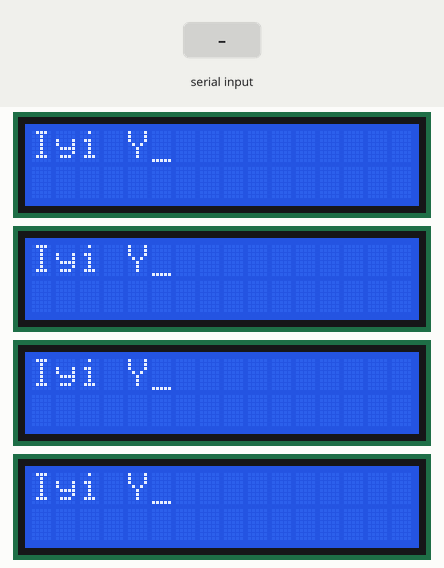
Recording of a sketch running on a simulated Arduino Uno, built with avr-gcc and run on an emulated ATmega328P. Shown: 4 × 16×2 character LCD. The inputs (shaded band) are chosen by the test bench. No radio packets arrive unless stated; what the sketch prints to the serial monitor is not drawn.

Above: at 1.4 s.
1.5 s: "30,150\n" received over Serial
At 3.7 s:
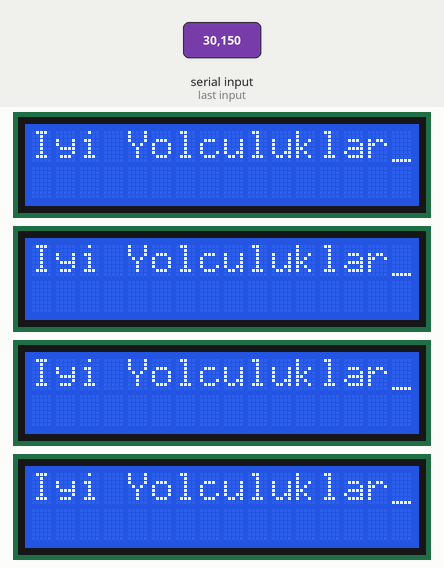
At 4.8 s:
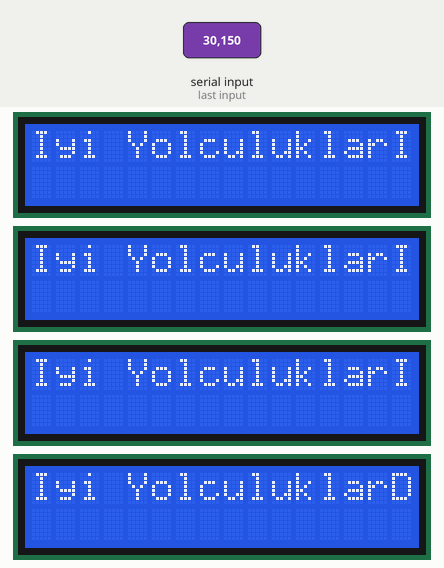
5.3 s: "90,45\n" received over Serial
8.3 s: "5\n" received over Serial
At 13.1 s:
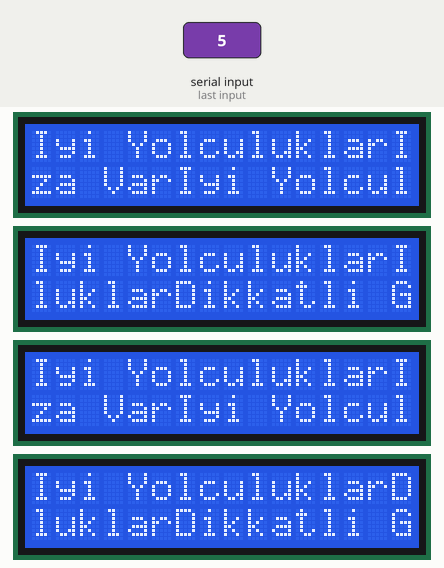
Timing chart, 0 to 14.6 s (numbered marks = the images above; inputs shaded):
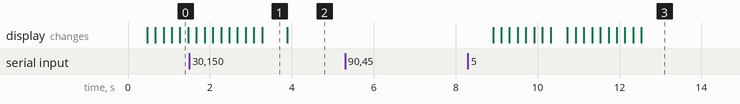

The sketch:

lcd.ino
```cpp
#include <LiquidCrystal.h>
#include <SPI.h>
#include <nRF24L01.h>
#include <RF24.h>
#include <printf.h>

RF24 radio(9, 10); // CE, CSN
const byte address[6] = "10110";

LiquidCrystal lcd_left_1(7, 3, A2, A3, A4, A5);
LiquidCrystal lcd_right_1(7, 5, A2, A3, A4, A5);
LiquidCrystal lcd_left_2(7, 6, A2, A3, A4, A5);
LiquidCrystal lcd_right_2(7, 4, A2, A3, A4, A5);

char status_normal[] = "Iyi Yolculuklar";
char status_crash[] = "Ileride Kaza Var"; // Kazaya Uzak Ekran
char status_crash2[] = "Dikkatli Geciniz"; // Kazaya Yakın Ekran

int command_received = 0; // Bilgisayardan gelen komut

int alarm_section = 0; // Bilgisayardan gelen komut eğer doğru formatta ise buraya atanacak. Onaylanmış ve doğru komut.

void set_lcd(LiquidCrystal lcd) {
  lcd.clear();
  lcd.leftToRight();
  lcd.setCursor(16, 1);
  lcd.autoscroll();
  delay(50);
}

void setup() {
  //Bilgisayar ile iletişime geçmek için gereken ayarlar
  Serial.begin(9600);
  Serial.setTimeout(1);

  //NRF Ayarları
  radio.begin();                  //Starting the Wireless communication
  radio.openWritingPipe(address); //Setting the address where we will send the data
  radio.setPALevel(RF24_PA_MIN);  //You can set it as minimum or maximum depending on the distance between the transmitter and receiver.
  radio.stopListening();          //This sets the module as transmitter
  printf_begin();
  radio.printDetails();

  //Ekran Ayarları
  lcd_left_1.begin(116, 2); //16 colums and 2 rows
  lcd_left_1.cursor();
  lcd_right_1.begin(16, 2); //16 colums and 2 rows
  lcd_right_1.cursor();
  lcd_left_2.begin(16, 2); //16 colums and 2 rows
  lcd_left_2.cursor();
  lcd_right_2.begin(16, 2); //16 colums and 2 rows
  lcd_right_2.cursor();


}


// Alarm kodları için https://github.com/mtalhagaoglu/-DTP44-Arduino-Haberle-me


void loop() {

  if (Serial.available()) {
    command_received = Serial.readString().toInt();
    if (command_received < 100) {
      alarm_section = command_received;
      Serial.println("Komut: " + command_received);
      bool is_received = radio.write(&command_received, sizeof(command_received));
      Serial.println("4444");
      if (is_received) {
        Serial.println("Komut Gönderildi");
      } else {
        Serial.println("Komut Gönderilemedi");
      }
    }
  }
  Serial.println("-----");

  set_lcd(lcd_left_1);
  set_lcd(lcd_right_1);
  set_lcd(lcd_left_2);
  set_lcd(lcd_right_2);
  for (int i = 0; i < strlen(status_crash); i++) {
    if (alarm_section == 0) {
      if (i < strlen(status_normal)) {
        lcd_left_1.print(status_normal[i]);
        lcd_left_2.print(status_normal[i]);
        lcd_right_1.print(status_normal[i]);
        lcd_right_2.print(status_normal[i]);
      }
    } else {
      if (alarm_section <= 50) { // emergency in right lane
        if (i < strlen(status_normal)) {
          lcd_left_1.print(status_normal[i]);
          lcd_left_2.print(status_normal[i]);
          if (alarm_section < (50 / 3)) {
            lcd_right_2.print(status_crash2[i]);
          }
        }

        if (alarm_section < (50 / 3)) { //İlk Kısım
          lcd_right_1.print(status_crash2[i]);

        } else if (alarm_section < 2 * (50 / 3)) { //Orta Kısım
          lcd_right_1.print(status_crash[i]);
          lcd_right_2.print(status_crash2[i]);
        } else { // Son Kısım
          lcd_right_1.print(status_crash[i]);
          lcd_right_2.print(status_crash[i]);
        }

      } else { // emergency in left lane
        if (i < strlen(status_normal)) {
          lcd_right_1.print(status_normal[i]);
          lcd_right_2.print(status_normal[i]);
          if (alarm_section < (100 / 3)) {
            lcd_left_2.print(status_crash2[i]);
          }
        }
        if (alarm_section < (100 / 3)) { //İlk Kısım
          lcd_left_1.print(status_crash2[i]);

        } else if (alarm_section < 2 * (100 / 3)) { //Orta Kısım
          lcd_left_1.print(status_crash[i]);
          lcd_left_2.print(status_crash2[i]);
        } else { //Son Kısım
          lcd_left_1.print(status_crash[i]);
          lcd_left_2.print(status_crash[i]);
        }
      }
    }
    delay(200);
  };

}
```

Measured:
- after the input at 1.5 s, the display: first differs from a run without the input after 2.4 s (image 2)
- after the input at 5.3 s, every drawn part: stays the same
- after the input at 8.3 s, the display: first differs from a run without the input after 2.4 s (image 3 shows a later state)
- what the display in image 1 shows lasts 0.6 s, from 3.3 s to 3.9 s
